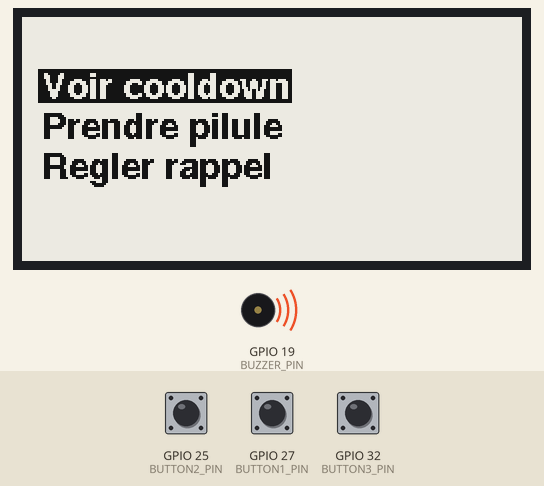
The sketch below on a simulated ESP32. Parts: 250×122 one-colour display, buzzer (waves = sounding, pin HIGH). Inputs (shaded band) come from the test bench; at power-on: GPIO 25 (BUTTON2_PIN) LOW, GPIO 27 (BUTTON1_PIN) LOW, GPIO 32 (BUTTON3_PIN) LOW. The local clock reads 2024-03-15 10:24:30 at power-on unless the sketch sets it. At 33.1 s the program puts the board to deep sleep or switches it off; the recording ends there.

Above: at 4.3 s.
4.4 s: GPIO 25 (BUTTON2_PIN) pulled HIGH for 1.35 s
At 7.8 s:
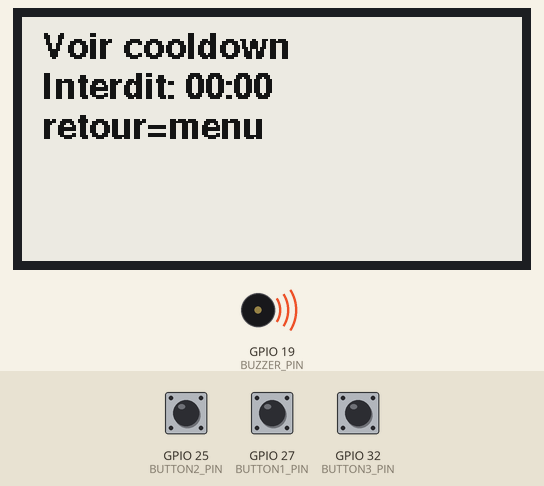
7.9 s: GPIO 27 (BUTTON1_PIN) pulled HIGH for 1.35 s
At 11.4 s:
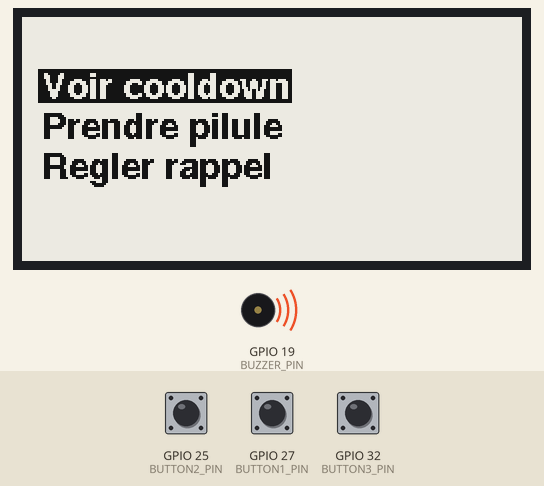
11.5 s: GPIO 32 (BUTTON3_PIN) pulled HIGH for 1.35 s
At 15.1 s:
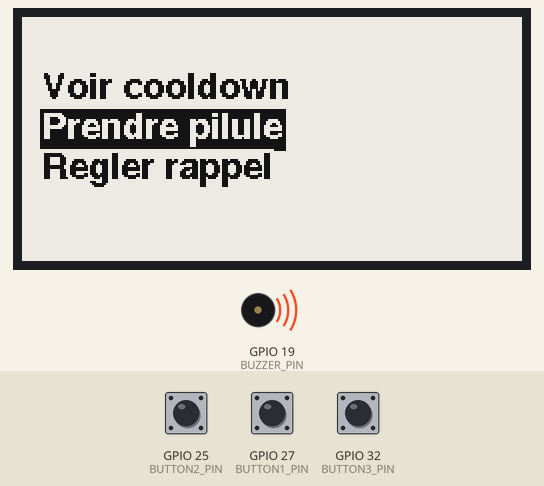
15.2 s: GPIO 25 (BUTTON2_PIN) pulled HIGH for 3.2 s
At 16.6 s:
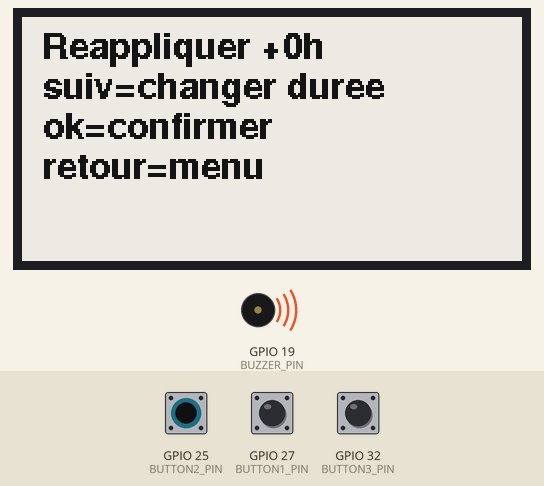
19.9 s: GPIO 27 (BUTTON1_PIN) pulled HIGH for 1.35 s
At 22.9 s:
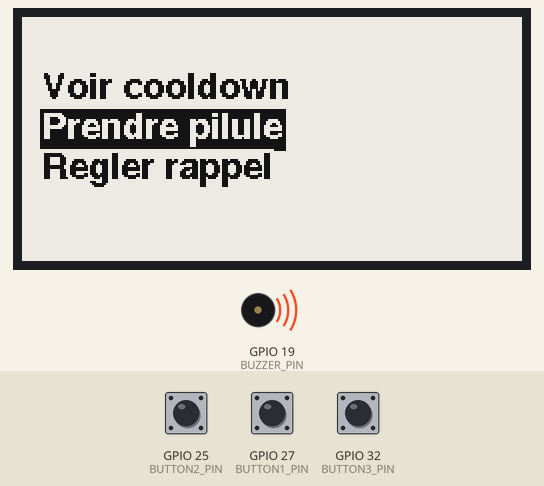
23.0 s: GPIO 32 (BUTTON3_PIN) pulled HIGH for 3.2 s
At 24.7 s:
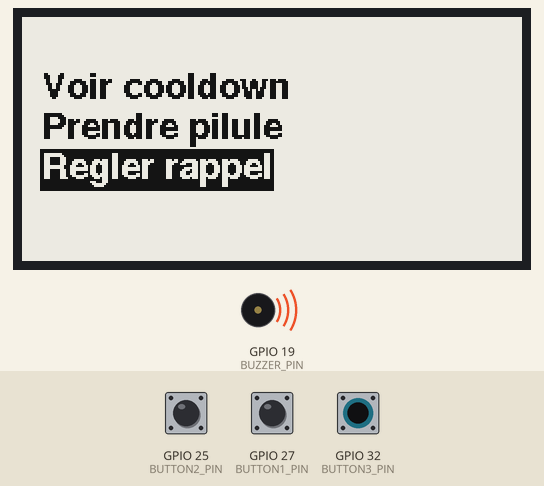
Timing chart, 0 to 32.4 s (numbered marks = the images above; inputs shaded):
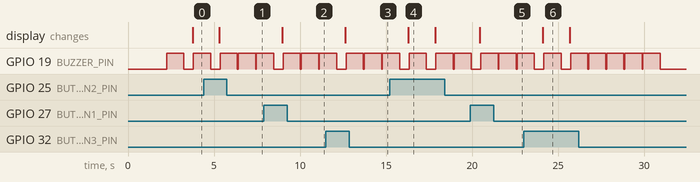

Measured:
- after the input at 4.4 s, the display: changes after 0.91 s (image 1)
- after the input at 7.9 s, the display: changes after 1.1 s (image 2)
- after the input at 11.5 s, the display: changes after 1.1 s (image 3)
- after the input at 15.2 s, the display: changes after 1.1 s (image 4)
- after the input at 19.9 s, the display: changes after 0.56 s (image 5)
- after the input at 23.0 s, the display: changes after 1.1 s (image 6)
- what the display in image 4 shows lasts 1.5 s, from 16.3 s to 17.8 s

The sketch:

drug_box.ino
```cpp
#include "box.hpp"
#include "power_manager.hpp"
#include "input_manager.hpp"
#include "clock.hpp"
#include "input_type.hpp"
#include <WiFi.h>
#include "esp_bt.h"
#include "driver/adc.h"

#define BUTTON1_PIN 27
#define BUTTON2_PIN 25
#define BUTTON3_PIN 32
#define BUZZER_PIN 19

Box box;
InputManager input;
PowerManager power;
Clock internal_clock;

void setup() {
  // --- Opti basse conso ---
  setCpuFrequencyMhz(80);

  WiFi.mode(WIFI_OFF);
  WiFi.disconnect(true);

  btStop();
  // ------------------------

  Serial.begin(115200);
  pinMode(BUZZER_PIN, OUTPUT);

  internal_clock.begin();

  box.init(&internal_clock);
  power.init(&internal_clock);
  esp_sleep_wakeup_cause_t cause = power.wake_up_cause();

  if (cause == ESP_SLEEP_WAKEUP_TIMER) {
      //Serial.println("Réveil par timer");
      for (int i = 0; i < 3; ++i) {
        digitalWrite(BUZZER_PIN, HIGH); // ON
        delay(1000);
        digitalWrite(BUZZER_PIN, LOW);  // OFF
        delay(1000);
      }
  } /*else if (cause == ESP_SLEEP_WAKEUP_EXT1) {
    uint64_t mask = esp_sleep_get_ext1_wakeup_status();
    if (mask & (1ULL << BUTTON1_PIN)) Serial.println("Réveil par bouton 1");
    if (mask & (1ULL << BUTTON2_PIN)) Serial.println("Réveil par bouton 2");
    if (mask & (1ULL << BUTTON3_PIN)) Serial.println("Réveil par bouton 3");
  } else {
    Serial.println("\nWake by regular poweron");
  }*/

  power.restore_buttons();

  power.start_sleep_cooldown();

  input.add_button(BUTTON1_PIN, IT_RETURN);
  input.add_button(BUTTON2_PIN, IT_SELECT);
  input.add_button(BUTTON3_PIN, IP_NEXT);

  power.enable_button_wakeup(BUTTON1_PIN);
  power.enable_button_wakeup(BUTTON2_PIN);
  power.enable_button_wakeup(BUTTON3_PIN);
}

void loop() {

  digitalWrite(BUZZER_PIN, HIGH); // ON
  delay(1000);
  digitalWrite(BUZZER_PIN, LOW);  // OFF

  input_type_e in_type = input.get_input_type();
  if (in_type != IT_NULL) {
    power.start_sleep_cooldown();
    box.handle_input(in_type);
  }
  box.update();
  power.update(box);
  delay(50);
}
```

box.cpp
```cpp
#include "esp_sleep.h"
#include "box.hpp"
#include "input_type.hpp"
#include "uitext.hpp"

RTC_DATA_ATTR BoxState Box::_box_state{}; // to have presistant state across deepsleep

Box::Box():_screen(new Screen),_menu(new FlatMenu),_should_update_screen(true),_clock(nullptr) {}

Box::~Box() {
    delete _screen;
    delete _menu;
}

void Box::init(Clock* clock) {
    _screen->init();
    _screen->clear(WHITE);
    _screen->sleep();
    _clock = clock;
}

void Box::update() {
    if (_should_update_screen) {
        update_screen();
    }
    _box_state.set_current_time(_clock->get_time());
}

void Box::show_standby(Time now, Time next) {
    char buf_next[16];
    snprintf(buf_next, sizeof(buf_next), "Rappel %02d:%02d", next.hour(), next.minute());

    auto& d = _screen->get_display();
    d.setFullWindow();
    d.firstPage();
    do {
        d.fillScreen(WHITE);
        UIText t_next(20, 60, WHITE, BLACK, buf_next);
        t_next.draw(*_screen, _box_state, WHITE, BLACK);
    } while (d.nextPage());
    _screen->sleep();
}

Time Box::get_next_take(Time now) {
    return _box_state.get_next_take(now);
}

Screen& Box::get_screen() {
    return *_screen;
}

UIMessage Box::handle_input(input_type_e type) {
    if (type == IT_NULL)
        return UIMessage();

    _should_update_screen = true;
    UIMessage msg = _menu->handle_input(type);

    Time now = _clock->get_time();
    int total_minutes = now.hour() * 60 + now.minute()
                      + msg.get_offset().hour() * 60 + msg.get_offset().minute();
    Time result(total_minutes / 60 % 24, total_minutes % 60);

    switch (msg.get_type()) {
        case UIM_SET_NEXT_TAKE:
            _box_state.get_compartment(0)->set_next_take(result);
            break;
        default:
            break;
    }

    return msg;
}

void Box::update_screen() {
    auto& d = _screen->get_display();

    d.setPartialWindow(0, 0, d.width(), d.height());

    d.firstPage();
    do {
        d.fillScreen(WHITE);

        _menu->draw(*_screen, _box_state, WHITE, BLACK);

    } while (d.nextPage());

    _screen->sleep();
    _should_update_screen = false;
}
```

box.hpp
```cpp
#pragma once

#include <vector>

#include "screen.hpp"
#include "flat_menu.hpp"
#include "box_state.hpp"
#include "interactive.hpp"
#include "button.hpp"
#include "box_state.hpp"
#include "clock.hpp"
#include "time.hpp"

#define NB_BUTTON 3

#define MAX_INACTIVITY_TIME_MS 5000

class Box: public Interactive {
    public:
    Box();
    ~Box();
    void init(Clock* clock);
    void update();
    Screen& get_screen();
    UIMessage handle_input(input_type_e type) override;
    Time get_next_take(Time now);
    void show_standby(Time now, Time next);
    private:
    void update_screen();
    Clock* _clock;
    Screen* _screen;
    FlatMenu* _menu;
    static BoxState _box_state;
    bool _should_update_screen;
};
```

box_state.cpp
```cpp
#include "box_state.hpp"

BoxState::BoxState() : _nb_compartment(DEF_NB_COMPARTMENT), _current_time(0, 0) {
    for (int i = 0; i < DEF_NB_COMPARTMENT; ++i) {
        _compartment_state[i].set_next_take(Time(0, 0));
    }
}

BoxState::~BoxState() {}

CompartmentState* BoxState::get_compartment(int id) {
    return &_compartment_state[id];
}

Time BoxState::get_next_take(Time now) {
    int now_min = now.hour() * 60 + now.minute();
    int best_diff = 24 * 60 + 1;
    Time next(0, 0);

    for (int i = 0; i < _nb_compartment; ++i) {
        Time comp_time = _compartment_state[i].get_next_take();
        int comp_min = comp_time.hour() * 60 + comp_time.minute();
        int diff = comp_min - now_min;
        if (diff <= 0) diff += 24 * 60;
        if (diff < best_diff) {
            best_diff = diff;
            next = comp_time;
        }
    }
    return next;
}

void BoxState::set_current_time(Time t) {
    _current_time = t;
}

Time BoxState::get_current_time() {
    return _current_time;
}
```

box_state.hpp
```cpp
#pragma once

#include <vector>

#include "compartment_state.hpp"
#include "time.hpp"

#define DEF_NB_COMPARTMENT 1

class BoxState {
    public:
    BoxState();
    ~BoxState();
    CompartmentState* get_compartment(int id);
    Time get_next_take(Time now);
    void set_current_time(Time t);
    Time get_current_time();
    private:
    int _nb_compartment;
    CompartmentState _compartment_state[DEF_NB_COMPARTMENT];
    Time _current_time;
};
```

button.cpp
```cpp
#include <Arduino.h>
#include "esp_sleep.h"

#include "button.hpp"

Button::Button(int pin):_pin(pin) {
  pinMode(pin, INPUT_PULLDOWN);
}

bool Button::is_pressed() {
    return digitalRead(_pin) == HIGH;
}
```

button.hpp
```cpp
#pragma once

#include "input_type.hpp"

class Button {
    public:
    Button(int pin);
    bool is_pressed();
    private:
    int _pin;
};
```

clock.cpp
```cpp
#include "clock.hpp"
#include <RtcUtility.h>

#define SDA_PIN 21
#define SCL_PIN 22

Clock::Clock() : _rtc(Wire) {}

void Clock::begin() {
    Wire.begin(SDA_PIN, SCL_PIN);
    _rtc.Begin();

    if (!_rtc.IsDateTimeValid()) {
        _rtc.SetDateTime(RtcDateTime(__DATE__, __TIME__));
    }

    if (!_rtc.GetIsRunning()) {
        _rtc.SetIsRunning(true);
    }
}

void Clock::clear_alarm() {
    _rtc.LatchAlarmsTriggeredFlags();
}

Time Clock::get_time() {
    RtcDateTime now = _rtc.GetDateTime();
    return Time(now.Hour(), now.Minute());
}
```

clock.hpp
```cpp
#pragma once

#include <Wire.h>
#include <RtcDS3231.h>

#include "time.hpp"

class Clock {
    public:
    Clock();
    void begin();
    void clear_alarm();
    Time get_time();
    private:
    RtcDS3231<TwoWire> _rtc;
};
```

compartment_state.cpp
```cpp
#include "compartment_state.hpp"

CompartmentState::CompartmentState() : _next_take_time(0, 0), _is_configured(false) {}

void CompartmentState::set_next_take(Time t) {
    _next_take_time = t;
    _is_configured = true;
}

Time CompartmentState::get_next_take() {
    return _next_take_time;
}

bool CompartmentState::is_configured() {
    return _is_configured;
}
```

compartment_state.hpp
```cpp
#pragma once
#include "time.hpp"

class CompartmentState {
    public:
    CompartmentState();
    void set_next_take(Time t);
    Time get_next_take();
    bool is_configured();
    private:
    Time _next_take_time;
    bool _is_configured;
};
```

drawable.hpp
```cpp
#pragma once

#include "screen.hpp"
#include "box_state.hpp"

class Drawable {
    public:
    virtual void draw(Screen& screen, BoxState& state, int bg, int fg) = 0;
};
```

flat_menu.cpp
```cpp
#include "flat_menu.hpp"
#include "uitext.hpp"

#define LINE_H 20
#define LINE_START 20      // y de la première ligne de contenu
#define TITLE_Y 20         // y du titre
#define MARGIN_X 10        // x de tous les éléments
#define LIST_START 20      // y du premier élément de liste (draw_list)

FlatMenu::FlatMenu() : _cursor(0), _in_action(false) {
    _actions.push_back({"Voir cooldown",  ACTION_VIEW_COOLDOWN, ASTATE_IDLE, 0});
    _actions.push_back({"Prendre pilule", ACTION_TAKE_PILL,     ASTATE_IDLE, 0});
    _actions.push_back({"Regler rappel",  ACTION_SET_REMINDER,  ASTATE_IDLE, 0});
}

void FlatMenu::draw(Screen& screen, BoxState& state, int bg, int fg) {
    if (_in_action)
        draw_action(screen, state, bg, fg);
    else
        draw_list(screen, state, bg, fg);
}

void FlatMenu::draw_list(Screen& screen, BoxState& state, int bg, int fg) {
    for (int i = 0; i < _actions.size(); ++i) {
        UIText item(MARGIN_X, LIST_START + LINE_H * (i + 1), bg, fg, _actions[i].label);
        if (i == _cursor)
            item.draw(screen, state, fg, bg);
        else
            item.draw(screen, state, bg, fg);
    }
}

void FlatMenu::draw_action(Screen& screen, BoxState& state, int bg, int fg) {
    Action& a = _actions[_cursor];
    UIText title(MARGIN_X, TITLE_Y, bg, fg, a.label);
    title.draw(screen, state, bg, fg);

    switch (a.type) {
        case ACTION_VIEW_COOLDOWN: {
            Time next = state.get_next_take(state.get_current_time());
            char buf[16];
            snprintf(buf, sizeof(buf), "Interdit: %02d:%02d", next.hour(), next.minute());
            UIText t1(MARGIN_X, LINE_START + LINE_H,   bg, fg, buf);
            UIText t2(MARGIN_X, LINE_START + 2*LINE_H, bg, fg, "retour=menu");
            t1.draw(screen, state, bg, fg);
            t2.draw(screen, state, bg, fg);
            break;
        }
        case ACTION_TAKE_PILL: {
            char buf[24];
            if (a.state == ASTATE_CONFIRM) {
                snprintf(buf, sizeof(buf), "+%dh apres prise", a.param);
                UIText t1(MARGIN_X, LINE_START + LINE_H,   bg, fg, buf);
                UIText t2(MARGIN_X, LINE_START + LINE_H*2, bg, fg, "ok=valider");
                UIText t3(MARGIN_X, LINE_START + LINE_H*3, bg, fg, "retour=annuler");
                t1.draw(screen, state, bg, fg);
                t2.draw(screen, state, bg, fg);
                t3.draw(screen, state, bg, fg);
            } else {
                snprintf(buf, sizeof(buf), "Reappliquer +%dh", a.param);
                UIText t1(MARGIN_X, LINE_START,            bg, fg, buf);
                UIText t2(MARGIN_X, LINE_START + LINE_H,   bg, fg, "suiv=changer duree");
                UIText t3(MARGIN_X, LINE_START + LINE_H*2, bg, fg, "ok=confirmer");
                UIText t4(MARGIN_X, LINE_START + LINE_H*3, bg, fg, "retour=menu");
                t1.draw(screen, state, bg, fg);
                t2.draw(screen, state, bg, fg);
                t3.draw(screen, state, bg, fg);
                t4.draw(screen, state, bg, fg);
            }
            break;
        }
        case ACTION_SET_REMINDER: {
            char buf[16];
            snprintf(buf, sizeof(buf), "Dans: %02dh", a.param);
            UIText t1(MARGIN_X, LINE_START + LINE_H,   bg, fg, buf);
            UIText t2(MARGIN_X, LINE_START + LINE_H*2, bg, fg, "suiv=+1h");
            UIText t3(MARGIN_X, LINE_START + LINE_H*3, bg, fg, "ok=sauvegarder");
            UIText t4(MARGIN_X, LINE_START + LINE_H*4, bg, fg, "retour=annuler");
            t1.draw(screen, state, bg, fg);
            t2.draw(screen, state, bg, fg);
            t3.draw(screen, state, bg, fg);
            t4.draw(screen, state, bg, fg);
            break;
        }
    }
}

UIMessage FlatMenu::handle_input(input_type_e type) {
    if (_in_action)
        return handle_action_input(type);

    switch (type) {
        case IP_NEXT:   // "suivant" — défile vers le bas cycliquement
            _cursor = (_cursor + 1) % _actions.size();
            break;
        case IT_SELECT:
            _in_action = true;
            _actions[_cursor].state = ASTATE_IDLE;
            break;
        default: break;
    }
    return UIMessage();
}

UIMessage FlatMenu::handle_action_input(input_type_e type) {
    Action& a = _actions[_cursor];

    if (type == IT_RETURN) {
        _in_action = false;
        a.state = ASTATE_IDLE;
        return UIMessage();
    }

    switch (a.type) {
        case ACTION_VIEW_COOLDOWN:
            // rien à faire, retour géré au-dessus
            break;

        case ACTION_TAKE_PILL:
            if (type == IT_SELECT) {
                if (a.state == ASTATE_CONFIRM) {
                    _in_action = false;
                    a.state = ASTATE_IDLE;
                    return UIMessage(UIM_SET_NEXT_TAKE, Time(a.param, 0));
                } else {
                    a.state = ASTATE_CONFIRM;
                }
            } else if (type == IP_NEXT) {
                // "suivant" change la durée de cooldown proposée
                a.param = (a.param % 24) + 1;
            }
            break;

        case ACTION_SET_REMINDER:
            if (type == IT_SELECT) {
                _in_action = false;
                return UIMessage(UIM_SET_NEXT_TAKE, Time(a.param, 0));
            }
            if (type == IP_NEXT)
                a.param = (a.param % 24) + 1;
            else if (type == IT_SELECT) {
                _in_action = false;
                return UIMessage(UIM_SET_NEXT_TAKE, Time(a.param, 0));
            }
            break;
    }
    return UIMessage();
}
```

flat_menu.hpp
```cpp
#pragma once
#include <vector>
#include "drawable.hpp"
#include "interactive.hpp"
#include "box_state.hpp"

typedef enum {
    ACTION_VIEW_COOLDOWN,
    ACTION_TAKE_PILL,
    ACTION_SET_REMINDER,
} action_type_e;

typedef enum {
    ASTATE_IDLE,        // liste principale, curseur sur cet item
    ASTATE_ACTIVE,      // action en cours (sous-interaction)
    ASTATE_CONFIRM,     // confirmation avant de valider
} action_state_e;

struct Action {
    const char* label;
    action_type_e type;
    action_state_e state = ASTATE_IDLE;
    int param = 0;       // ex: nb heures pour le cooldown
};

class FlatMenu : public Drawable, public Interactive {
public:
    FlatMenu();
    void draw(Screen& screen, BoxState& state, int bg, int fg) override;
    UIMessage handle_input(input_type_e type) override;
private:
    std::vector<Action> _actions;
    int _cursor;         // quel item est sélectionné dans la liste
    bool _in_action;     // sommes-nous dans une sous-interaction ?

    void draw_list(Screen& screen, BoxState& state, int bg, int fg);
    void draw_action(Screen& screen, BoxState& state, int bg, int fg);
    UIMessage handle_action_input(input_type_e type);
};
```

input_manager.cpp
```cpp
#include "Arduino.h"

#include "input_manager.hpp"

InputManager::InputManager():_buttons{},_buttons_types{} {}

void InputManager::add_button(int pin, input_type_e t) {
    _buttons.push_back(new Button(pin));
    _buttons_types.push_back(t);
}

input_type_e InputManager::get_input_type() {
    for (int i = 0; i < _buttons.size(); ++i) {
        if (_buttons[i]->is_pressed()) {
            //Serial.print("Button pressed: ");
            //Serial.println(i+1);

            return _buttons_types[i];
        }
    }
    return IT_NULL;
}
```

input_manager.hpp
```cpp
#pragma once

#include <vector>

#include "button.hpp"
#include "input_type.hpp"

class InputManager {
    public:
    InputManager();
    void add_button(int pin, input_type_e t);
    input_type_e get_input_type();
    private:
    std::vector<Button*> _buttons;
    std::vector<input_type_e> _buttons_types;
};
```

input_type.hpp
```cpp
#pragma once

typedef enum {
    IT_NULL,
    IP_NEXT,
    IT_DOWN,
    IT_SELECT,
    IT_RETURN,
} input_type_e;
```

interactive.hpp
```cpp
#pragma once

#include "input_type.hpp"
#include "uimessage.hpp"

class Interactive {
    public:
    virtual UIMessage handle_input(input_type_e type) = 0;
};
```

power_manager.hpp
```cpp
#pragma once

#include <vector>

#include "esp_sleep.h"
#include "box.hpp"
#include "clock.hpp"

class PowerManager {
    public:
    void init(Clock* clock_p);
    void enable_button_wakeup(int button_pin);
    void enable_rtc_wakeup(int rtc_pin);
    void apply_wakeup_sources();
    void sleep(uint64_t time_us);
    esp_sleep_wakeup_cause_t wake_up_cause();
    void restore_buttons();
    void set_next_wakeup(Time t);
    void update(Box& box);
    void start_sleep_cooldown();
    private:
    Clock* _clock;
    std::vector<int> _wakeup_button_pin;
    int _rtc_pin = -1;
    uint64_t _wakeup_mask = 0;
    Time _last_activity = Time(0,0);
    int _cooldown_minutes = 1;
};
```

screen.cpp
```cpp
#include "screen.hpp"

Screen::Screen(): _display(GxEPD2_213_B72(PIN_CS, PIN_DC, PIN_RST, PIN_BUSY)) {}

void Screen::init() {
    SPI.begin(PIN_SCK, PIN_MISO, PIN_MOSI, PIN_CS);
    this->_display.init(115200);
    this->_display.setRotation(1);
    this->_display.setPartialWindow(0, 0, this->_display.width(), this->_display.height());
}

void Screen::clear(int color) {
    this->_display.setFullWindow();
    this->_display.firstPage();
    do {
        this->_display.fillScreen(color);
    } while (this->_display.nextPage());
}

void Screen::sleep() {
    this->_display.hibernate();
}


/*int Screen::get_text_height() {
    int16_t x1, y1;
    uint16_t w, h;

    _display.getTextBounds("A", 0, 0, &x1, &y1, &w, &h);
    return h;
}*/
```

screen.hpp
```cpp
#pragma once

#include <GxEPD2_BW.h>
#include <SPI.h>
#include <Fonts/FreeSansBold12pt7b.h>
#include <Fonts/FreeSansBold9pt7b.h>

#define BIG_FONT &FreeSansBold12pt7b
#define SMALL_FONT &FreeSansBold9pt7b

#define BLACK GxEPD_BLACK
#define WHITE GxEPD_WHITE

#define PIN_CS 5
#define PIN_DC 17
#define PIN_RST 16
#define PIN_BUSY 26
#define PIN_SCK 18 //CLK
#define PIN_MISO 19 //NOT CONNECTED
#define PIN_MOSI 23 //DIN

typedef GxEPD2_BW<GxEPD2_213_B72, GxEPD2_213_B72::HEIGHT> display_t;

class Screen {
    public:
    Screen();
    void init();
    void clear(int color);
    void sleep();
    bool next_page() { return _display.nextPage(); }
    display_t& get_display() { return _display; }
    private:
    display_t _display;
};
```

Source omitted: power_manager.cpp (2695 bytes), time.cpp (638 bytes), time.hpp (247 bytes), uielement.hpp (458 bytes), uimessage.cpp (171 bytes), uimessage.hpp (408 bytes), uitext.cpp (656 bytes), uitext.hpp (284 bytes)
